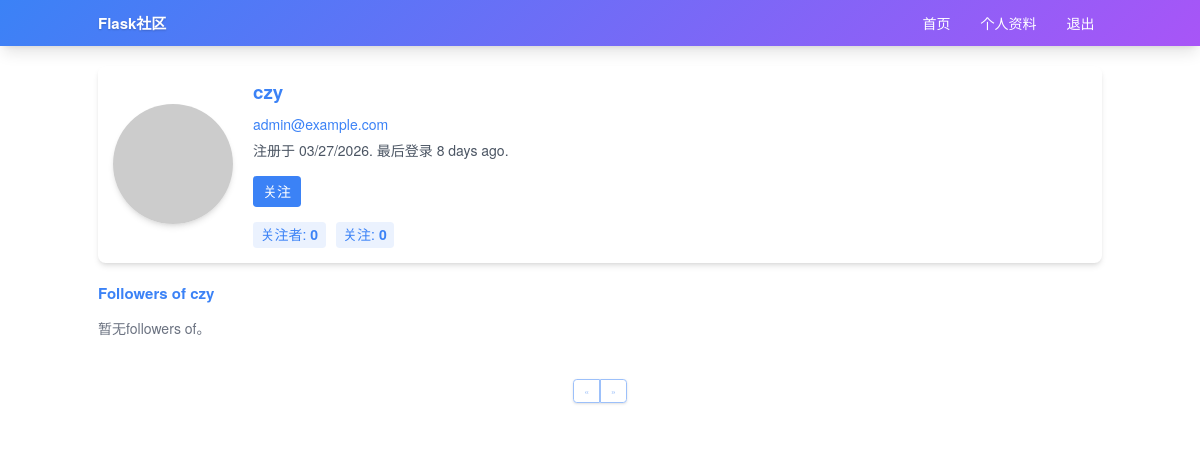
Before: /followers/czy (signed in) with the older database file.
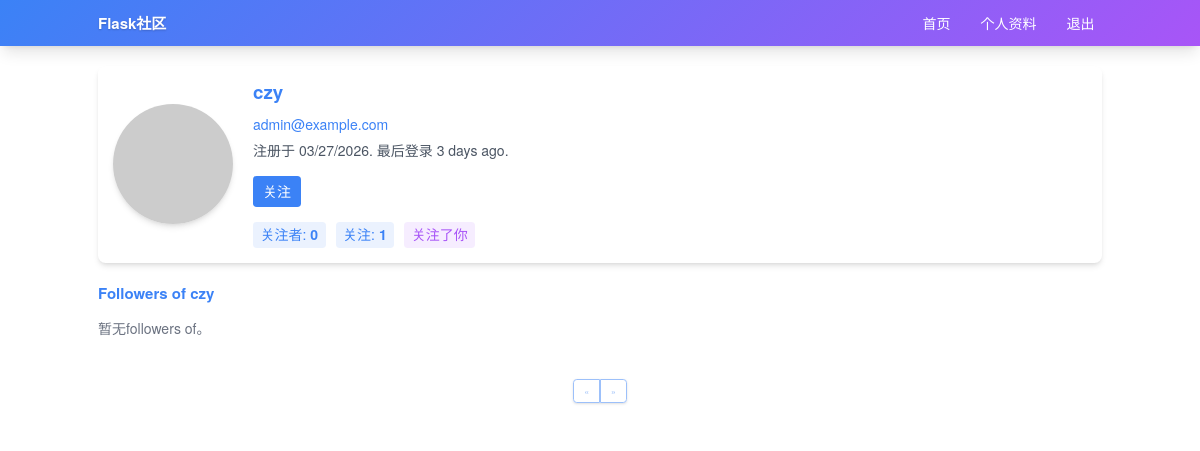
After: the same page with the newer database file.
### app/models.py (models this page shows, shortened)
class User(UserMixin, db.Model):
    __tablename__ = 'users'
    id = db.Column(db.Integer, primary_key = True)
    email = db.Column(db.String(64), unique=True, index=True)
    username = db.Column(db.String(64), unique=True, index=True)
    password_hash = db.Column(db.String(128))
    role_id = db.Column(db.Integer, db.ForeignKey('roles.id'))
    name = db.Column(db.String(64))
    location = db.Column(db.String(64))
    about_me = db.Column(db.Text())
    member_since = db.Column(db.DateTime(), default=datetime.utcnow)
    last_seen = db.Column(db.DateTime(), default=datetime.utcnow)
    avatar_hash = db.Column(db.String(32))
    posts = db.relationship('Post', backref='author', lazy='dynamic')
    comments = db.relationship('Comment', backref='author', lazy='dynamic')
    followed = db.relationship('Follow', foreign_keys=[Follow.follower_id], backref=db.backref('follower', lazy='joined'), lazy='dynamic', cascade='all, delete-orphan')
    followers = db.relationship('Follow', foreign_keys=[Follow.followed_id], backref=db.backref('followed', lazy='joined'), lazy='dynamic', cascade='all, delete-orphan')
    def is_following(self, user):
        return self.followed.filter_by(followed_id=user.id).first() is not None
    def ping(self):
        self.last_seen = datetime.utcnow()
        db.session.add(self)
    def can(self, permissions):
        return self.role is not None and (self.role.permissions & permissions) == permissions
    def is_administrator(self):
        return self.can(Permission.ADMINISTER)
    def gravatar(self, size=100, default='identicon', rating='g'):
        if request.is_secure:
            url = 'https://secure.gravatar.com/avatar'
        else:
            url = 'http://www.gravatar.com/avatar'
        hash = self.avatar_hash or hashlib.md5(self.email.encode('utf-8')).hexdigest()
        return '{url}/{hash}?s={size}&d={default}&r={rating}'.format(url=url, hash=hash, size=size, default=default, rating=rating)
    @property
    def password(self):
        raise AttributeError('password is not a readable attribute')

### app/main/views.py (the view)
@main.route('/followers/<username>')
def followers(username):
    user = User.query.filter_by(username=username).first()
    if user is None:
        flash('Invalid user.')
        return redirect(url_for('.index'))
    page = request.args.get('page', 1, type=int)
    pagination = user.followers.paginate(page=page, per_page=current_app.config['FLASKY_FOLLOWERS_PER_PAGE'], error_out=False)
    follows = [{'user': item.follower, 'timestamp': item.timestamp} for item in pagination.items]
    return render_template('followers.html', user=user, title="Followers of", endpoint='.followers', pagination=pagination, follows=follows)

### app/__init__.py (called while the page is built)
@login_manager.user_loader
def load_user(user_id):
    from .models import User
    return User.query.get(int(user_id))

def create_app(config_name='default'):
    app = Flask(__name__)
    app.config.from_object(config[config_name])
    config[config_name].init_app(app)
    bootstrap.init_app(app)
    moment.init_app(app)
    db.init_app(app)
    login_manager.init_app(app)
    csrf.init_app(app)
    migrate.init_app(app, db)
    pagedown.init_app(app)
    from .main import main as main_blueprint
    app.register_blueprint(main_blueprint)
    from .models import Permission
    @app.context_processor
    def inject_permissions():
        return dict(Permission=Permission)
    from .auth import auth as auth_blueprint
    app.register_blueprint(auth_blueprint, url_prefix='/auth')
    from .models import AnonymousUser
    login_manager.anonymous_user = AnonymousUser
    return app

### app/auth/views.py (called while the page is built)
@auth.before_app_request
def before_request():
    if current_user.is_authenticated:
        current_user.ping()

### app/templates/followers.html (shortened to what this page needs)
{% extends "base.html" %}
{% import "_macros.html" as macros %}
{% block page_content %}
<div class="bg-white rounded-xl shadow-md p-6 mb-8 card-hover">
    <div class="flex flex-col md:flex-row items-center">
        <div class="mb-6 md:mb-0 md:mr-8">
            <div class="text-center">
                <img src="{{ user.gravatar(size=200) }}" class="w-48 h-48 rounded-full object-cover shadow-md avatar-hover">
            </div>
        </div>
        <div class="flex-1">
            <h1 class="text-3xl font-bold text-blue-archive mb-4">{{ user.username }}</h1>
            {% if current_user.is_administrator %}
            <p class="mb-2"><a href="mailto:{{ user.email }}" class="text-blue-archive hover:underline">{{ user.email }}</a></p>
            {% endif %}
            <p class="text-gray-600 mb-6">
                注册于 {{ moment(user.member_since).format('L') }}.
                最后登录 {{ moment(user.last_seen).fromNow() }}.
            </p>
            <div class="flex flex-wrap gap-4 mb-6">
                {% if current_user.can(Permission.FOLLOW) and user != current_user %}
                    {% if not current_user.is_following(user) %}
                    <a href="{{ url_for('.follow', username=user.username) }}" class="px-4 py-2 rounded-md bg-blue-archive text-white hover:shadow-md transition-all duration-300">关注</a>
                    {% else %}
                    <a href="{{ url_for('.unfollow', username=user.username) }}" class="px-4 py-2 rounded-md border border-blue-archive text-blue-archive hover:bg-blue-archive hover:text-white transition-all duration-300">取消关注</a>
                    {% endif %}
                {% endif %}
            </div>
            <div class="flex items-center space-x-4">
                <a href="{{ url_for('.followers', username=user.username) }}" class="px-3 py-1 rounded-md bg-blue-archive/10 text-blue-archive hover:bg-blue-archive/20 transition-all duration-300">
                    关注者: <span class="font-bold">{{ user.followers.count()}}</span>
                </a>
                <a href="{{ url_for('.followed_by', username=user.username) }}" class="px-3 py-1 rounded-md bg-blue-archive/10 text-blue-archive hover:bg-blue-archive/20 transition-all duration-300">
                    关注: <span class="font-bold">{{ user.followed.count()}}</span>
                </a>
                {% if current_user.is_authenticated and user != current_user and user.is_following(current_user) %}
                <span class="px-3 py-1 rounded-md bg-purple-archive/10 text-purple-archive">关注了你</span>
                {% endif %}
            </div>
        </div>
    </div>
</div>
<div class="mt-8">
    <h2 class="text-2xl font-bold text-blue-archive mb-6">{{ title }} {{ user.username }}</h2>
    {% if follows %}
    <div class="space-y-4">
        {% for follow in follows %}
        <div class="bg-white rounded-xl shadow-md p-4 card-hover">
            <div class="flex items-center">
                <div class="mr-4">
                    <a href="{{ url_for('.user', username=follow.user.username) }}">
                        <img src="{{ follow.user.gravatar(size=48) }}" class="w-10 h-10 rounded-full object-cover shadow-sm avatar-hover">
                    </a>
                </div>
                <div class="flex-1">
                    <a href="{{ url_for('.user', username=follow.user.username) }}" class="font-bold text-blue-archive hover:underline">{{ follow.user.username }}</a>
                    <span class="text-gray-500 text-sm ml-2">关注于 {{ moment(follow.timestamp).format('L') }}</span>
                </div>
            </div>
        </div>
        {% endfor %}
    </div>
    {% else %}
    <p class="text-gray-500">暂无{{ title.lower() }}。</p>
    {% endif %}
    {% if pagination %}
    <div class="flex justify-center mt-8">
        {{ macros.pagination_widget(pagination, endpoint, username=user.username) }}
    </div>
    {% endif %}
</div>
{% endblock %}

Changed rows visible on the page:
changed User "czy": last_seen "8 days ago" → "3 days ago"
Other visible differences:
{{ user.followed.count() }}: "0" → "1"
text now shown: "关注了你"
